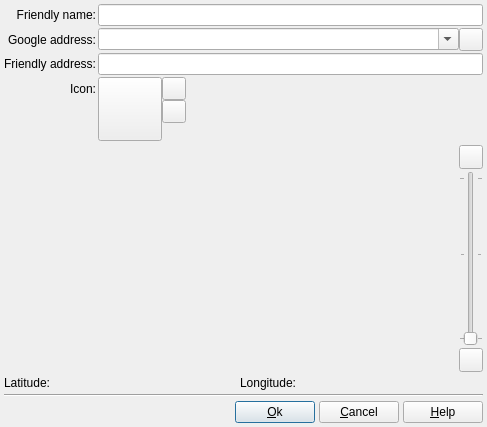
<?xml version="1.0" encoding="UTF-8"?>
<ui version="4.0">
 <class>DlgGMapsLocation</class>
 <widget class="QDialog" name="DlgGMapsLocation">
  <property name="geometry">
   <rect>
    <x>0</x>
    <y>0</y>
    <width>487</width>
    <height>427</height>
   </rect>
  </property>
  <property name="font">
   <font>
    <family>Tahoma</family>
   </font>
  </property>
  <property name="windowTitle">
   <string>Select a location</string>
  </property>
  <layout class="QVBoxLayout" name="verticalLayout">
   <property name="spacing">
    <number>4</number>
   </property>
   <property name="leftMargin">
    <number>4</number>
   </property>
   <property name="topMargin">
    <number>4</number>
   </property>
   <property name="rightMargin">
    <number>4</number>
   </property>
   <property name="bottomMargin">
    <number>4</number>
   </property>
   <item>
    <layout class="QFormLayout" name="formLayout">
     <property name="labelAlignment">
      <set>Qt::AlignRight|Qt::AlignTrailing|Qt::AlignVCenter</set>
     </property>
     <property name="horizontalSpacing">
      <number>2</number>
     </property>
     <property name="verticalSpacing">
      <number>2</number>
     </property>
     <property name="leftMargin">
      <number>0</number>
     </property>
     <property name="topMargin">
      <number>0</number>
     </property>
     <property name="rightMargin">
      <number>0</number>
     </property>
     <property name="bottomMargin">
      <number>0</number>
     </property>
     <item row="4" column="0">
      <widget class="QLabel" name="label_5">
       <property name="sizePolicy">
        <sizepolicy hsizetype="Minimum" vsizetype="Preferred">
         <horstretch>0</horstretch>
         <verstretch>0</verstretch>
        </sizepolicy>
       </property>
       <property name="text">
        <string>Icon:</string>
       </property>
       <property name="alignment">
        <set>Qt::AlignRight|Qt::AlignTrailing|Qt::AlignVCenter</set>
       </property>
      </widget>
     </item>
     <item row="4" column="1">
      <layout class="QHBoxLayout" name="horizontalLayout_4">
       <property name="spacing">
        <number>0</number>
       </property>
       <property name="leftMargin">
        <number>0</number>
       </property>
       <property name="topMargin">
        <number>0</number>
       </property>
       <property name="rightMargin">
        <number>0</number>
       </property>
       <property name="bottomMargin">
        <number>0</number>
       </property>
       <item>
        <widget class="QToolButton" name="IconBT">
         <property name="sizePolicy">
          <sizepolicy hsizetype="Fixed" vsizetype="Fixed">
           <horstretch>0</horstretch>
           <verstretch>0</verstretch>
          </sizepolicy>
         </property>
         <property name="minimumSize">
          <size>
           <width>64</width>
           <height>64</height>
          </size>
         </property>
         <property name="maximumSize">
          <size>
           <width>64</width>
           <height>64</height>
          </size>
         </property>
         <property name="toolTip">
          <string>Click to select an icon</string>
         </property>
         <property name="text">
          <string notr="true"/>
         </property>
         <property name="iconSize">
          <size>
           <width>64</width>
           <height>64</height>
          </size>
         </property>
        </widget>
       </item>
       <item>
        <layout class="QVBoxLayout" name="verticalLayout_3">
         <property name="spacing">
          <number>0</number>
         </property>
         <property name="leftMargin">
          <number>0</number>
         </property>
         <property name="topMargin">
          <number>0</number>
         </property>
         <property name="rightMargin">
          <number>0</number>
         </property>
         <property name="bottomMargin">
          <number>0</number>
         </property>
         <item>
          <widget class="QToolButton" name="EditIconBT">
           <property name="toolTip">
            <string>Edit icon</string>
           </property>
           <property name="text">
            <string notr="true"/>
           </property>
           <property name="icon">
            <iconset resource="../RSCffDiaporama.qrc">
             <normaloff>:/img/EditImage.png</normaloff>:/img/EditImage.png</iconset>
           </property>
          </widget>
         </item>
         <item>
          <widget class="QToolButton" name="ClearIconBT">
           <property name="toolTip">
            <string>Remove icon</string>
           </property>
           <property name="text">
            <string notr="true"/>
           </property>
           <property name="icon">
            <iconset resource="../RSCffDiaporama.qrc">
             <normaloff>:/img/trash.png</normaloff>:/img/trash.png</iconset>
           </property>
          </widget>
         </item>
         <item>
          <widget class="QLabel" name="label_6">
           <property name="text">
            <string notr="true"/>
           </property>
          </widget>
         </item>
        </layout>
       </item>
       <item>
        <spacer name="horizontalSpacer_2">
         <property name="orientation">
          <enum>Qt::Horizontal</enum>
         </property>
         <property name="sizeHint" stdset="0">
          <size>
           <width>40</width>
           <height>20</height>
          </size>
         </property>
        </spacer>
       </item>
      </layout>
     </item>
     <item row="1" column="1">
      <layout class="QHBoxLayout" name="horizontalLayout">
       <property name="spacing">
        <number>0</number>
       </property>
       <property name="leftMargin">
        <number>0</number>
       </property>
       <property name="topMargin">
        <number>0</number>
       </property>
       <property name="rightMargin">
        <number>0</number>
       </property>
       <property name="bottomMargin">
        <number>0</number>
       </property>
       <item>
        <widget class="QComboBox" name="AdresseCB">
         <property name="sizePolicy">
          <sizepolicy hsizetype="Expanding" vsizetype="Fixed">
           <horstretch>0</horstretch>
           <verstretch>0</verstretch>
          </sizepolicy>
         </property>
         <property name="toolTip">
          <string>Enter the postal adress to find in this zone.</string>
         </property>
         <property name="editable">
          <bool>true</bool>
         </property>
        </widget>
       </item>
       <item>
        <widget class="QToolButton" name="FavoriteBT">
         <property name="toolTip">
          <string>Open the favorite menu</string>
         </property>
         <property name="text">
          <string notr="true"/>
         </property>
         <property name="icon">
          <iconset resource="../RSCffDiaporama.qrc">
           <normaloff>:/img/favorite_menu.png</normaloff>:/img/favorite_menu.png</iconset>
         </property>
        </widget>
       </item>
      </layout>
     </item>
     <item row="1" column="0">
      <widget class="QLabel" name="label_3">
       <property name="text">
        <string>Google address:</string>
       </property>
       <property name="alignment">
        <set>Qt::AlignRight|Qt::AlignTrailing|Qt::AlignVCenter</set>
       </property>
      </widget>
     </item>
     <item row="2" column="0">
      <widget class="QLabel" name="label_7">
       <property name="text">
        <string>Friendly address:</string>
       </property>
       <property name="alignment">
        <set>Qt::AlignRight|Qt::AlignTrailing|Qt::AlignVCenter</set>
       </property>
      </widget>
     </item>
     <item row="2" column="1">
      <widget class="QLineEdit" name="AddressNameED">
       <property name="toolTip">
        <string>Give a friendly address for this location</string>
       </property>
      </widget>
     </item>
     <item row="0" column="0">
      <widget class="QLabel" name="label_4">
       <property name="sizePolicy">
        <sizepolicy hsizetype="Minimum" vsizetype="Preferred">
         <horstretch>0</horstretch>
         <verstretch>0</verstretch>
        </sizepolicy>
       </property>
       <property name="text">
        <string>Friendly name:</string>
       </property>
       <property name="alignment">
        <set>Qt::AlignRight|Qt::AlignTrailing|Qt::AlignVCenter</set>
       </property>
      </widget>
     </item>
     <item row="0" column="1">
      <widget class="QLineEdit" name="NameED">
       <property name="toolTip">
        <string>Give a friendly name for this location</string>
       </property>
      </widget>
     </item>
    </layout>
   </item>
   <item>
    <layout class="QHBoxLayout" name="horizontalLayout_3">
     <property name="spacing">
      <number>4</number>
     </property>
     <property name="leftMargin">
      <number>0</number>
     </property>
     <property name="topMargin">
      <number>0</number>
     </property>
     <property name="rightMargin">
      <number>0</number>
     </property>
     <property name="bottomMargin">
      <number>0</number>
     </property>
     <item>
      <widget class="QWidget" name="Map" native="true">
       <property name="sizePolicy">
        <sizepolicy hsizetype="Expanding" vsizetype="Expanding">
         <horstretch>0</horstretch>
         <verstretch>0</verstretch>
        </sizepolicy>
       </property>
       <property name="minimumSize">
        <size>
         <width>200</width>
         <height>200</height>
        </size>
       </property>
       <property name="maximumSize">
        <size>
         <width>620</width>
         <height>620</height>
        </size>
       </property>
       <property name="cursor">
        <cursorShape>CrossCursor</cursorShape>
       </property>
       <property name="toolTip">
        <string>Click on the map to select a location</string>
       </property>
      </widget>
     </item>
     <item>
      <layout class="QVBoxLayout" name="verticalLayout_2">
       <property name="spacing">
        <number>2</number>
       </property>
       <property name="leftMargin">
        <number>0</number>
       </property>
       <property name="topMargin">
        <number>0</number>
       </property>
       <property name="rightMargin">
        <number>0</number>
       </property>
       <property name="bottomMargin">
        <number>0</number>
       </property>
       <item>
        <widget class="QToolButton" name="ZoomUp">
         <property name="minimumSize">
          <size>
           <width>0</width>
           <height>24</height>
          </size>
         </property>
         <property name="maximumSize">
          <size>
           <width>16777215</width>
           <height>24</height>
          </size>
         </property>
         <property name="toolTip">
          <string>Increase zoom level</string>
         </property>
         <property name="text">
          <string notr="true"/>
         </property>
         <property name="icon">
          <iconset resource="../RSCffDiaporama.qrc">
           <normaloff>:/img/zoomup.png</normaloff>:/img/zoomup.png</iconset>
         </property>
        </widget>
       </item>
       <item>
        <widget class="QSlider" name="ZoomSlider">
         <property name="minimumSize">
          <size>
           <width>24</width>
           <height>0</height>
          </size>
         </property>
         <property name="maximumSize">
          <size>
           <width>24</width>
           <height>16777215</height>
          </size>
         </property>
         <property name="toolTip">
          <string>Adjust zoom level</string>
         </property>
         <property name="minimum">
          <number>1</number>
         </property>
         <property name="maximum">
          <number>20</number>
         </property>
         <property name="orientation">
          <enum>Qt::Vertical</enum>
         </property>
         <property name="tickPosition">
          <enum>QSlider::TicksBothSides</enum>
         </property>
        </widget>
       </item>
       <item>
        <widget class="QToolButton" name="ZoomDown">
         <property name="minimumSize">
          <size>
           <width>0</width>
           <height>24</height>
          </size>
         </property>
         <property name="maximumSize">
          <size>
           <width>16777215</width>
           <height>24</height>
          </size>
         </property>
         <property name="toolTip">
          <string>Decrease zoom level</string>
         </property>
         <property name="text">
          <string notr="true"/>
         </property>
         <property name="icon">
          <iconset resource="../RSCffDiaporama.qrc">
           <normaloff>:/img/zoomdown.png</normaloff>:/img/zoomdown.png</iconset>
         </property>
        </widget>
       </item>
      </layout>
     </item>
    </layout>
   </item>
   <item>
    <layout class="QGridLayout" name="gridLayout">
     <item row="0" column="1">
      <widget class="QLabel" name="LatValue">
       <property name="sizePolicy">
        <sizepolicy hsizetype="Expanding" vsizetype="Preferred">
         <horstretch>0</horstretch>
         <verstretch>0</verstretch>
        </sizepolicy>
       </property>
       <property name="text">
        <string notr="true"/>
       </property>
      </widget>
     </item>
     <item row="0" column="0">
      <widget class="QLabel" name="label">
       <property name="text">
        <string>Latitude:</string>
       </property>
      </widget>
     </item>
     <item row="0" column="2">
      <widget class="QLabel" name="label_2">
       <property name="text">
        <string>Longitude:</string>
       </property>
      </widget>
     </item>
     <item row="0" column="3">
      <widget class="QLabel" name="LngValue">
       <property name="sizePolicy">
        <sizepolicy hsizetype="Expanding" vsizetype="Preferred">
         <horstretch>0</horstretch>
         <verstretch>0</verstretch>
        </sizepolicy>
       </property>
       <property name="text">
        <string notr="true"/>
       </property>
      </widget>
     </item>
    </layout>
   </item>
   <item>
    <widget class="Line" name="line">
     <property name="orientation">
      <enum>Qt::Horizontal</enum>
     </property>
    </widget>
   </item>
   <item>
    <layout class="QHBoxLayout" name="horizontalLayout_2">
     <property name="spacing">
      <number>4</number>
     </property>
     <item>
      <spacer name="horizontalSpacer">
       <property name="orientation">
        <enum>Qt::Horizontal</enum>
       </property>
       <property name="sizeHint" stdset="0">
        <size>
         <width>40</width>
         <height>20</height>
        </size>
       </property>
      </spacer>
     </item>
     <item>
      <widget class="QPushButton" name="OKBT">
       <property name="toolTip">
        <string>Accept modification and exit dialog box</string>
       </property>
       <property name="text">
        <string>&amp;Ok</string>
       </property>
       <property name="icon">
        <iconset resource="../RSCffDiaporama.qrc">
         <normaloff>:/img/action_ok.png</normaloff>:/img/action_ok.png</iconset>
       </property>
      </widget>
     </item>
     <item>
      <widget class="QPushButton" name="CancelBt">
       <property name="toolTip">
        <string>Cancel modification and exit dialog box</string>
       </property>
       <property name="text">
        <string>&amp;Cancel</string>
       </property>
       <property name="icon">
        <iconset resource="../RSCffDiaporama.qrc">
         <normaloff>:/img/action_cancel.png</normaloff>:/img/action_cancel.png</iconset>
       </property>
      </widget>
     </item>
     <item>
      <widget class="QPushButton" name="HelpBt">
       <property name="toolTip">
        <string>Show help about this dialogue box</string>
       </property>
       <property name="text">
        <string>&amp;Help</string>
       </property>
       <property name="icon">
        <iconset resource="../RSCffDiaporama.qrc">
         <normaloff>:/img/help.png</normaloff>:/img/help.png</iconset>
       </property>
      </widget>
     </item>
    </layout>
   </item>
  </layout>
  <action name="actionSelectAnotherFile">
   <property name="icon">
    <iconset resource="../RSCffDiaporama.qrc">
     <normaloff>:/img/add_image.png</normaloff>:/img/add_image.png</iconset>
   </property>
   <property name="text">
    <string>Select another file</string>
   </property>
  </action>
  <action name="actionEditCurrentImage">
   <property name="icon">
    <iconset resource="../RSCffDiaporama.qrc">
     <normaloff>:/img/EditImage.png</normaloff>:/img/EditImage.png</iconset>
   </property>
   <property name="text">
    <string>Edit current image</string>
   </property>
  </action>
 </widget>
 <tabstops>
  <tabstop>NameED</tabstop>
  <tabstop>AdresseCB</tabstop>
  <tabstop>FavoriteBT</tabstop>
  <tabstop>AddressNameED</tabstop>
  <tabstop>IconBT</tabstop>
  <tabstop>EditIconBT</tabstop>
  <tabstop>ClearIconBT</tabstop>
  <tabstop>ZoomUp</tabstop>
  <tabstop>ZoomSlider</tabstop>
  <tabstop>ZoomDown</tabstop>
  <tabstop>OKBT</tabstop>
  <tabstop>CancelBt</tabstop>
  <tabstop>HelpBt</tabstop>
 </tabstops>
 <resources>
  <include location="../RSCffDiaporama.qrc"/>
 </resources>
 <connections/>
</ui>
